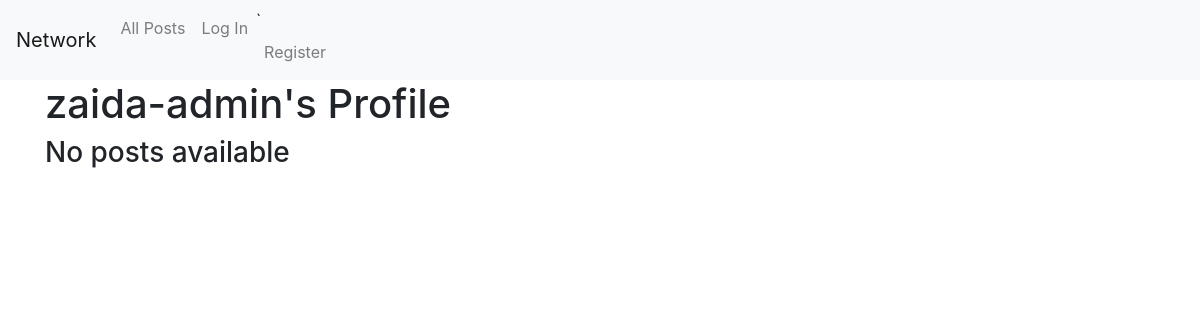
The page /profile/2 on the database as committed earlier.
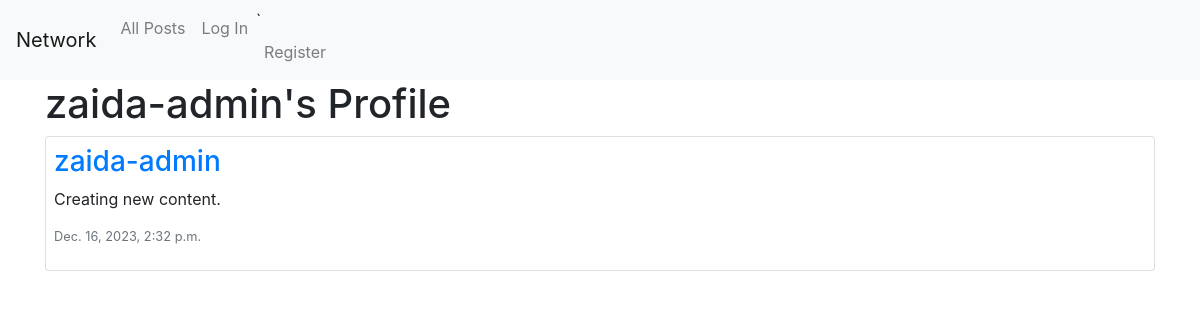
The same page on the database as committed later.
### network/models.py (models this page shows, shortened)
class Post(models.Model):
    user= models.ForeignKey("User", on_delete=models.CASCADE, related_name='posts')
    content = models.CharField(max_length=300)
    timestamp = models.DateTimeField(auto_now_add=True)

class User(AbstractUser):
    pass

### network/views.py (the view)
# urls.py: path("profile/<int:user_id>", views.profile, name="profile"),
def profile(request, user_id):
    user = User.objects.get(pk=user_id)
    posts = Post.objects.filter(user = user).order_by('id').reverse()
    paginator = Paginator(posts, 10)
    page_number = request.GET.get('page')
    page_obj = paginator.get_page(page_number)
    return render(request, "network/profile.html", {
        'posts': posts,
        'page_obj': page_obj,
        'username': user.username,
        'profile_owner': user,
    })

### network/templates/network/profile.html (shortened to what this page needs)
{% extends "network/layout.html" %} {% load static %} {% block body %}
<div id="title">
  <h1>{{ username }}'s Profile</h1>
</div>
<div id="posts-view">
  <div id="all-posts">
    {% for post in page_obj %}
    <div class="card p-2">
      <h3>
        <a href="{% url 'profile' user_id=post.user.id%}">{{post.user}}</a>
      </h3>
      <p>{{ post.content }}</p>
      <p class="text-secondary lh-1 small">{{ post.timestamp }}</p>
    </div>
    {% empty %}
    <h3>No posts available</h3>
    {% endfor %}
  </div>
</div>
{% endblock %}

Rows that differ between the two databases and show on the page:
added Post: user "zaida-admin", content "Creating new content.", timestamp "Dec. 16, 2023, 2:32 p.m."
Other text that changed with them:
text no longer shown: "No posts available"
